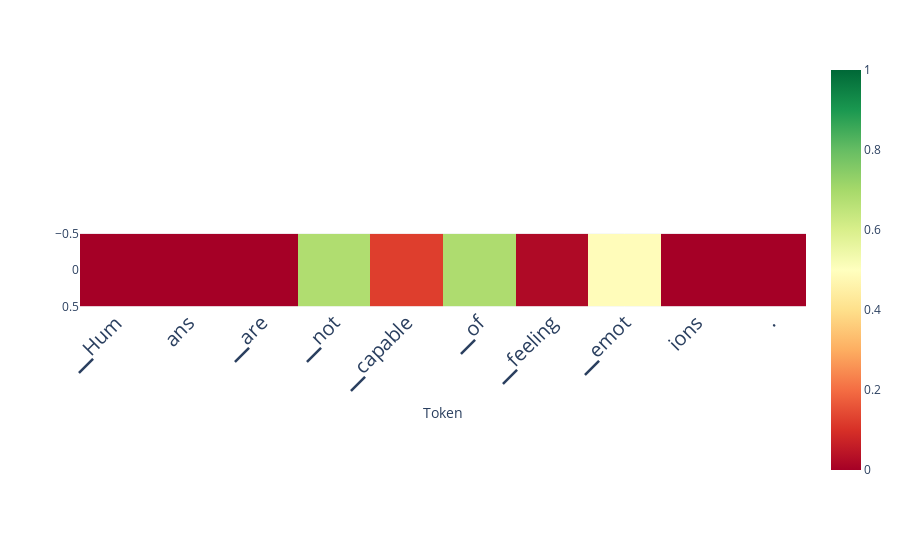

This figure's notebook cell:
### Code cell
scores_per_token = ld.detect(classifier=clf)
plot_scores_per_token(scores_per_token, tokens, lastn_tokens_to_plot=max_new_tokens, detection_method='classifier')

### Figure 1 — Plotly figure (JSON) as saved in the notebook; plotly's stock layout.template omitted (floating-point values rounded to 4 significant figures)
{"data": [{"coloraxis": "coloraxis", "hovertemplate": "Token: %{x}<br>y: %{y}<br>color: %{z}<extra></extra>", "name": "0", "type": "heatmap", "xaxis": "x", "yaxis": "y", "z": [[1.752e-16, 2.571e-25, 4.791e-25, 0.6808, 0.1232, 0.6851, 0.02037, 0.4903, 0.0001198, 2.68e-10]]}], "layout": {"autosize": true, "coloraxis": {"cmax": 1, "cmin": 0, "colorscale": [[0, "rgb(165,0,38)"], [0.1, "rgb(215,48,39)"], [0.2, "rgb(244,109,67)"], [0.3, "rgb(253,174,97)"], [0.4, "rgb(254,224,139)"], [0.5, "rgb(255,255,191)"], [0.6, "rgb(217,239,139)"], [0.7, "rgb(166,217,106)"], [0.8, "rgb(102,189,99)"], [0.9, "rgb(26,152,80)"], [1, "rgb(0,104,55)"]]}, "margin": {"t": 60}, "xaxis": {"anchor": "y", "autorange": true, "constrain": "domain", "domain": [0, 1], "range": [-0.5, 9.5], "scaleanchor": "y", "tickangle": -45, "tickfont": {"size": 20}, "ticktext": ["▁Hum", "ans", "▁are", "▁not", "▁capable", "▁of", "▁feeling", "▁emot", "ions", "."], "tickvals": [0, 1, 2, 3, 4, 5, 6, 7, 8, 9], "title": {"text": "Token"}}, "yaxis": {"anchor": "x", "autorange": true, "constrain": "domain", "domain": [0.3148, 0.6852], "range": [0.5, -0.5]}}}
